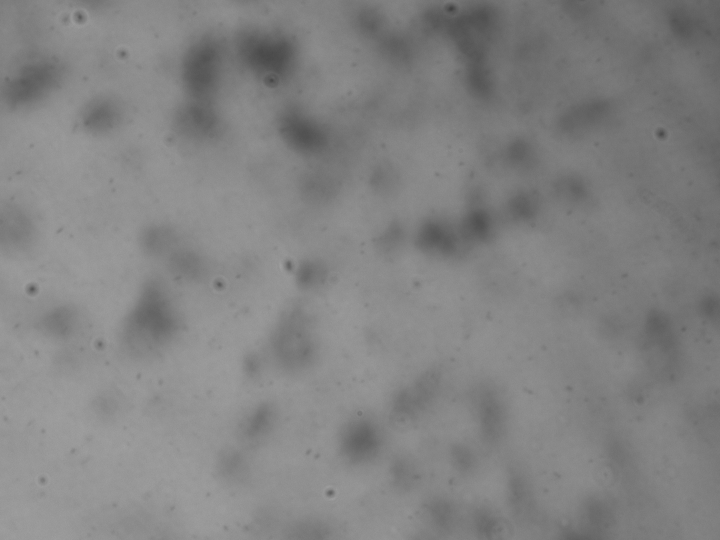
%> input picture Images/Bench_Images/5-17-22/led2-0deg.png, 1440 x 1080 px (shown at 1/2 size); the run also reads 2 pictures not shown here
$ octave data_5_3.m   (GNU Octave 9; MATLAB toolbox functions it lacks are replaced by stand-ins)
%> lines starting %> are read from the running program, lines starting %| are printed output that depends on the picture
### Data_Scripts/Data_Functions/open_im.m
function mat = open_im(filename)
    %convert a PNG into a double (0-1) array (grayscale).
    im = imread(filename);
    mat = im2double(rgb2gray(im));
end

### Data_Scripts/Data_Functions/image_data_struct.m
function hol = image_data_struct(image, angle)
    %create an image structure from an input intensity array. Specify the
    %relative angle for hologram reconstruction
    im_shape = size(image);
    crop_params = bench_params(im_shape(1), im_shape(2));
    hol = struct('intensity', image, 'x', crop_params.x, ...
        'y', crop_params.y, 'angle', angle);
end

### Data_Scripts/Data_Functions/bench_params.m
function PARAMS = bench_params(num_x_pixels, num_y_pixels, NA)
    arguments
        num_x_pixels
        num_y_pixels
        NA = 0.1
    end
    %get the bench parameters for the camera currently in use. Specify
    %number of pixels in each dimension and it will rescale it to the
    %appropriate units.
    %Measurements from the camera (units mm)
    dx = 3.45e-3; %mm
    dy = dx;
%     num_x_pixels = 1080;
%     num_y_pixels = 1440;
    L_x = dx * num_x_pixels;
    L_y = dy * num_y_pixels;
    X = -L_x/2:dx:L_x/2-dx;
    Y = -L_y/2:dy:L_y/2-dy;

    PARAMS = struct;
    PARAMS.Lx = L_x;      %x side length of input image
    PARAMS.Ly = L_y;      %y side length of input image
    PARAMS.lambda = 490e-6; %wavelength
    PARAMS.Mx = num_x_pixels;        %x samples
    PARAMS.My = num_y_pixels;        %y samples
    PARAMS.NA = NA;        %numerical aperture
    PARAMS.x = X;
    PARAMS.y = Y;
end

### Data_Scripts/Data_Functions/hol_from_data.m
function c_hologram = hol_from_data(image_struct_list)
    % create a complex valued hologram from an input array of
    % image_data_struct() structures. The structures must have an 'angle'
    % field to specify the relative angles between them.
    num_h = length(image_struct_list);
    int_shape = size(image_struct_list(1).intensity);
    angles = zeros(1, num_h);
    intensities = zeros(num_h, int_shape(1), int_shape(2));
    for i = 1:num_h
        angles(i) = image_struct_list(i).angle;
        intensities(i,:,:) = [image_struct_list(i).intensity];
    end
    h_sum = zeros(int_shape);
    for i = 1:num_h
        prev_angle_idx = mod(i - 2 + num_h, num_h)+1;
        prev_angle = angles(prev_angle_idx);
        next_angle_idx = mod(i, num_h)+1;
        next_angle = angles(next_angle_idx);
        phase = exp(1i * prev_angle) - exp(1i * next_angle);
        h_sum = h_sum + squeeze(intensities(i,:,:)) .* phase;
    end
    c_hologram = struct('intensity', h_sum, 'x', ...
        image_struct_list(1).x, 'y', image_struct_list(1).y);
end

### MATLAB_functions/plot_im.m
function plot_im(image_struct, label, type, cax)
    %{
    Quick function to plot a square B&W intensity plot. Supports plotting
    of structures with 'field' or 'intensity' argument. image_struct must
    also have an 'x' and 'y' argument for labeling the axes. Type can be
    either 'intensity', 'real', or 'imag'; to get different components of
    the image plane as needed.
    %}
    arguments
        image_struct %struct with an intensity plot
        label %title for the plot
        type = 'intensity'
        cax = 'auto' %limits for the colorbar (form is [min max])
    end
    if isfield(image_struct, 'intensity')
        field_type = 'intensity';
    elseif isfield(image_struct, 'field')
        field_type = 'field';
    else
        fprintf("Struct did not have an 'intensity' or 'field' field\n");
    end
    if isfield(image_struct, 'x')
        ax_x = 'x';
        ax_y = 'y';
    elseif isfield(image_struct, 'fx')
        ax_x = 'fx';
        ax_y = 'fy';
    else
        fprintf("Struct did not have an 'x' or 'fx' field\n");
    end
    if strcmp(type,'intensity') && strcmp(field_type,'intensity')
        plot_param = abs(image_struct.(field_type));
    elseif strcmp(type,'intensity') && strcmp(field_type,'field')
        plot_param = abs(image_struct.(field_type)).^2;
    elseif strcmp(type,'real')
        plot_param = real(image_struct.(field_type));
    elseif strcmp(type,'imag')
        plot_param = imag(image_struct.(field_type));
    else
        fprintf("Did not recognize plot type. Must be 'intensity', " + ...
            "'real, or 'imag'.");
    end
    imagesc(image_struct.(ax_x), image_struct.(ax_y), ...
        plot_param);
    title(label);
    axis('square');
    colormap('gray');
    caxis(cax);
    if strcmp(ax_x, 'x')
        xlabel("x (mm)");
        ylabel("y (mm)");
    elseif strcmp(ax_x, 'fx')
        xlabel("x (mm^-1)");
        ylabel("y (mm^-1)");
    end
    colorbar();
end

### MATLAB_functions/hologram3D.m
function hol3d_struct = hologram3D(hologram, z_vals, bench_params)
    %generate a rank-3 complex hologram by fresnel propagating along
    %z_vals (assumed to be evenly spaced)
    num_z = length(z_vals);
    hol_shape = size(hologram.intensity);
    hol3d = zeros(hol_shape(1), hol_shape(2), num_z);
    for i = 1:num_z
        hol3d(:,:,i) = fresnel_prop(hologram.intensity, ...
                                    z_vals(i), bench_params);
    end
    hol3d_struct = struct('intensity', hol3d, 'x', hologram.x, 'y', ...
                  hologram.y, 'z', z_vals);
end

### MATLAB_functions/fresnel_prop.m
function propped = fresnel_prop(im, zf, bench_params)
    %{
    Propagate an image (assumed to start in real space) a distance zf.
    %}
    arguments
        im %array that we want to propagate
        zf
        bench_params
    end
    H = fresnel_propagator(zf, bench_params.Lx, bench_params.Mx, ...
                            bench_params.Ly, bench_params.My, ...
                            bench_params.lambda);
    % Propagate
    ft = fftshift(fft2(im));
    proppedFt = ft .* H;
    propped = ifft2(ifftshift(proppedFt));
end

### MATLAB_functions/fresnel_propagator.m
function H = fresnel_propagator(z, Lx, Mx, Ly, My, lambda)
    arguments
        z % propagataion distance
        Lx = 250e-3
        Mx = 1024
        Ly = 250e-3
        My = 1024
        lambda = 490e-6
    end
    % Define Fresnel Propagtor
    dx = Lx/Mx;
    dy = Ly/My;
    % Define frequency axes
    fMax_x = 1/(2*dx);
    df_x = 1/Lx;
    fx = -fMax_x:df_x:fMax_x-df_x;
    fMax_y = 1/(2*dy);
    df_y = 1/Ly;
    fy = -fMax_y:df_y:fMax_y-df_y;
    [FX,FY] = meshgrid(fx,fy);
    H = exp(2i*pi*z/lambda) .* exp(-1i*pi*lambda*z*(FX.^2 + FY.^2));
end

### Data_Scripts/data_5_3.m
%Script to turn some bench images into an Fresnel hologram. Images are of
%the setup with (LP) and without (noLP) the first Linear Polarized LP1

addpath('../MATLAB_functions/'); %include helper functions
addpath('./Data_Functions/');

%Measurements from the camera (units mm)

base_folder = '../Images/Bench_Images/5-6-22/';
%tuned crop parameters to center the images
crop1 = [1 1080 1 1440];   %5mm crop params
% crop1 = [405 1005 550 1150];   %20mm crop params
% crop1 = [450 1050 530 1130];   %75mm crop params
%open images
im1 = open_im(strcat(base_folder, 'led2-0deg.png'));
%> in open_im, im is the input picture: size 1080x1440x3 uint8; min 62, max 164, mean 130.6
im2 = open_im(strcat(base_folder, 'led2-60deg.png'));
im3 = open_im(strcat(base_folder, 'led2-120deg.png'));
% convert images into data structures
figure(1);
imagesc(crop(im1, crop1));
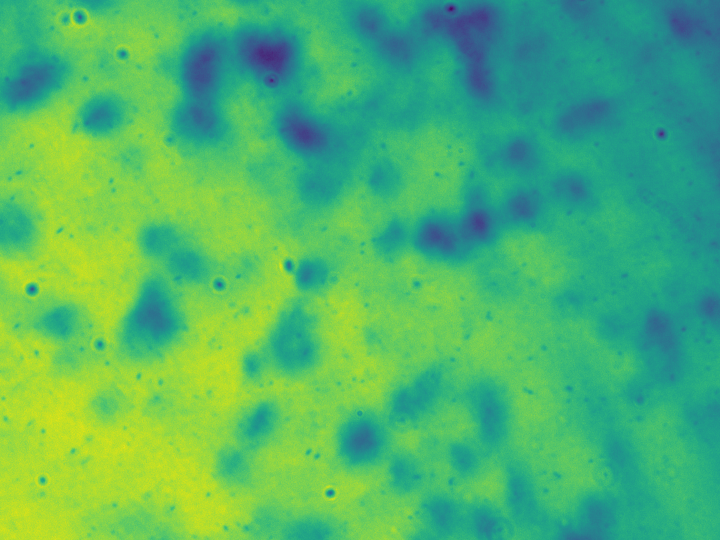
%> displayed picture: size 1080x1440x3, on the screen's scale of 0 to 255 (shown at 1/2 size); mean R, G, B 79.6, 181.9, 107.5

h1 = image_data_struct(crop(im1, crop1), 0);
h2 = image_data_struct(crop(im2, crop1), 2*pi/3);
h3 = image_data_struct(crop(im3, crop1), 4*pi/3);
%calculate relevant lengths based on the cropped image size
delta_y = crop1(2) - crop1(1) + 1;
y_midpt = round(delta_y / 2); %20um
% y_midpt = round(delta_y / 2) + 230; %5um
delta_x = crop1(4) - crop1(3) + 1;
x_midpt = round(delta_x / 2); %20um
% x_midpt = round(delta_x / 2) + 50; %5um
PARAMS  = bench_params(delta_x, delta_y);
%make complex holograms
c_hol = hol_from_data([h1 h2 h3]);
%> in hol_from_data, `num_h = length(image_struct_list);`: num_h = 3
%> in hol_from_data, `int_shape = size(image_struct_list(1).intensity);`: int_shape = [1080 1440]
%> the loop in hol_from_data, `for i = 1:num_h` made 3 passes
%> after the loop in hol_from_data, `for i = 1:num_h`: angles = [0 2.09 4.19]
%> in hol_from_data, `h_sum = zeros(int_shape);`: h_sum: size 1080x1440 double; every value is 0
%> the loop in hol_from_data, `for i = 1:num_h` made 3 passes
%> (prev_angle_idx, prev_angle, next_angle_idx, next_angle) on passes 1 to 3: (3, 4.19, 2, 2.09), (1, 0, 3, 4.19), (2, 2.09, 1, 0)
%flags to specify what plots to make
movie_label = '5um-imagIFTonly-zoom-4-27';
flag_plot_hologram = true;
flag_gen_3dhol     = true;
flag_show_focus    = false;
flag_show_movie    = true;
flag_save_movie    = false;
flag_show_PSF      = false;
%make plots of the individual images + the complex hologram
if flag_plot_hologram
    %noLP hologram plot
    hfig = figure('Name', 'LED Hologram Plot');
    pos = get(hfig,'position');
    %make plot window wider
    set(hfig,'position',pos.*[0.25 0.8 2.5 1.2]);
    subplot(2, 2, 1);
    plot_im(h1, 'Image 1: \theta = 0');
    subplot(2, 2, 2);
    plot_im(h2, 'Image 2: \theta = 2\pi/3');
    subplot(2, 2, 3);
    plot_im(h3, 'Image 3: \theta = 4\pi/3');
    subplot(2, 2, 4);
    plot_im(c_hol, "abs(Complex Hologram)");
%> call 4 of plot_im, with label = 'abs(Complex Hologram)'
%> in plot_im (call 4), `plot_param = abs(image_struct.(field_type));`:
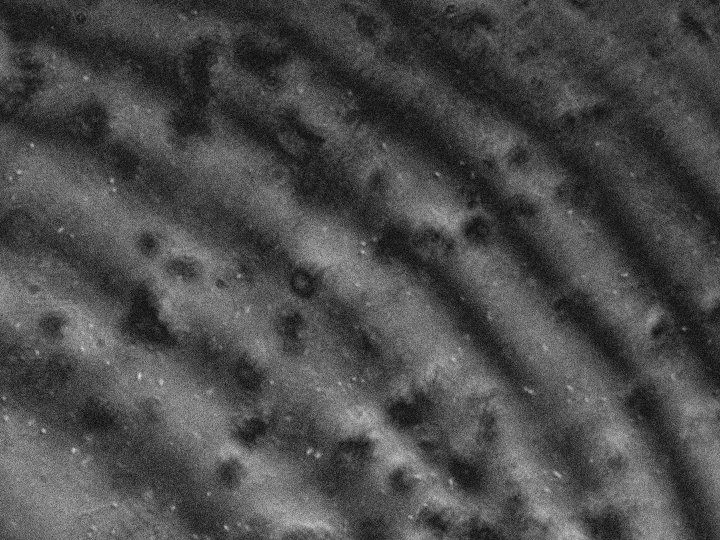
%> plot_param: size 1080x1440 double (shown at 1/2 size); min 0, max 0.167, mean 0.0495; drawn with min black and max white
end

if flag_gen_3dhol
    figure('Name', 'Generating Movie Scans')
    z_vals = linspace(-3, 3, 200); %choose z-range to propagate
    data_hol_3d = hologram3D(c_hol, z_vals, PARAMS);
%> in hologram3D, `hol_shape = size(hologram.intensity);`: hol_shape = [1080 1440]
%> the run ends on the next line
% [65 lines not run here, left out]
function cropped = crop(im, crop_array)
    %return a cropped image based on input array of 4 indices
    cropped = im(crop_array(1):crop_array(2), ...
                 crop_array(3):crop_array(4));
end
